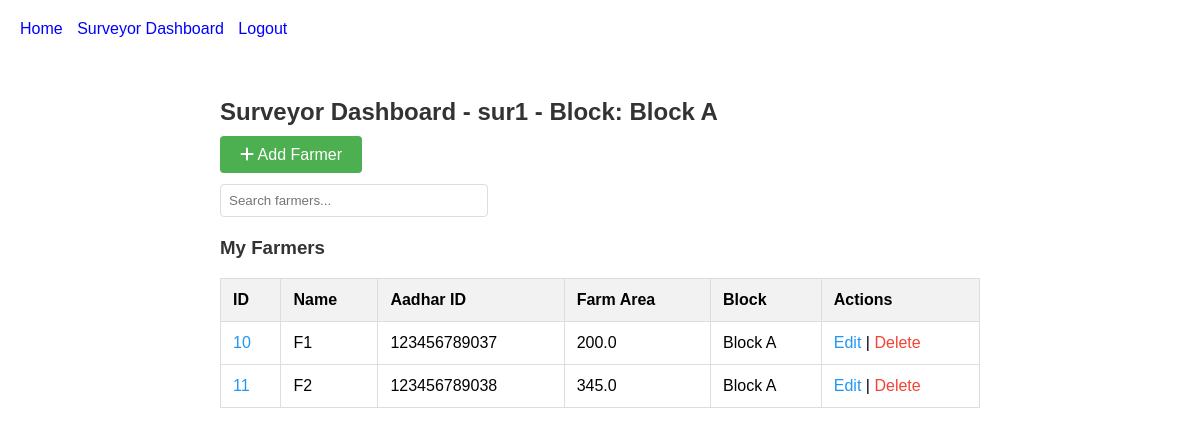
The app's page /surveyor/ (signed in), older data.
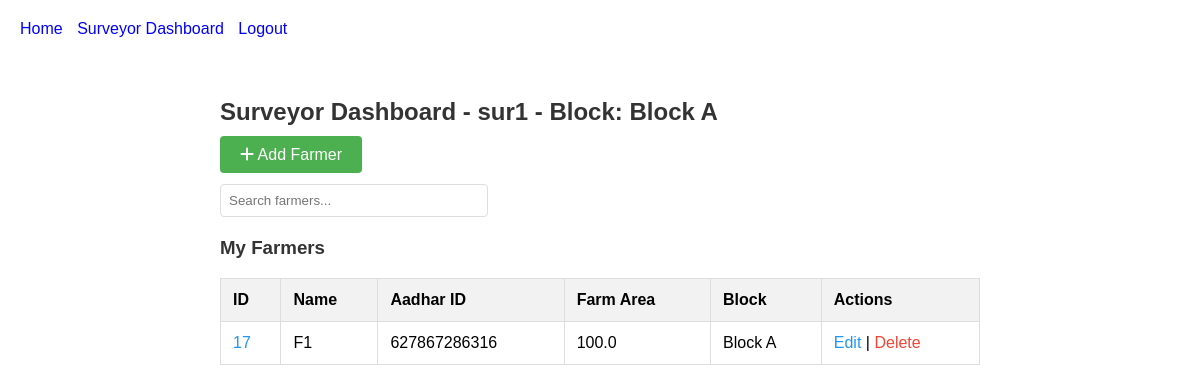
The same page, newer data.
### farmers/models.py (models this page shows, shortened)
class Block(models.Model):
    name = models.CharField(max_length=100, unique=True)
    class Meta:
        pass

class Farmer(models.Model):
    name = models.CharField(max_length=100)
    aadhar_id = models.CharField(
        max_length=12,
        unique=True,
        validators=[validate_aadhar_id],
        help_text="Enter a 12-digit numeric Aadhar ID."
    )
    block = models.ForeignKey('Block', on_delete=models.CASCADE, related_name='farmers')
    surveyor = models.ForeignKey(User, on_delete=models.CASCADE, related_name='farmers')
    farm_area = models.FloatField()
    created_at = models.DateTimeField()
    last_updated_at = models.DateTimeField(auto_now=True)
    created_by = models.ForeignKey(User, on_delete=models.SET_NULL, null=True, related_name='farmers_created')
    last_updated_by = models.ForeignKey(User, on_delete=models.SET_NULL, null=True, related_name='farmers_updated')
    image = models.ImageField(upload_to='farmer_images/', null=True, blank=True, default='farmer_images/default.jpg')
    aadhar_image = models.ImageField(upload_to='aadhar_images/', null=True, blank=True)
    class Meta:
        indexes = [models.Index(fields=['surveyor', 'block']), models.Index(fields=['created_by'])]

### farmers/views.py (the view, shortened to what this page needs)
# urls.py: path('surveyor/', views.surveyor_dashboard, name='surveyor_dashboard'),
def surveyor_dashboard(request):
    if not request.user.is_authenticated or not request.user.groups.filter(name='Surveyors').exists():
        return redirect('login')
    block = request.user.profile.block
    if not block:
        return render(request, 'farmers/surveyor_dashboard.html', {'error': 'No block assigned'})
    farmers = Farmer.objects.filter(surveyor=request.user).order_by('id')  # Add ordering
    query = request.GET.get('q', '')
    per_page = int(request.GET.get('per_page', 10))  # Default 10, adjustable
    paginator = Paginator(farmers, per_page)
    page_number = request.GET.get('page', 1)
    page_obj = paginator.get_page(page_number)
    farmer_data = [
        {'id': f.id, 'name': f.name, 'aadhar_id': f.aadhar_id, 'farm_area': f.farm_area, 'block': f.block.name}
        for f in page_obj
    ]
    return render(request, 'farmers/surveyor_dashboard.html', {
        'block_name': block.name,
        'surveyor_username': request.user.username,
        'farmers': farmer_data,
        'query': query,
        'page_obj': page_obj,
        'per_page': per_page
    })

### farmers/templates/farmers/surveyor_dashboard.html (shortened to what this page needs)
{% extends 'farmers/base.html' %}
{% load static %}
{% block content %}
    <link rel="stylesheet" href="https://cdnjs.cloudflare.com/ajax/libs/font-awesome/6.0.0-beta3/css/all.min.css">
    <div class="dashboard-container">
        <h2 style="color: #333;">Surveyor Dashboard - {{ surveyor_username }} - Block: {{ block_name }}</h2>
        {% if error %}
            <p style="color: red;">{{ error }}</p>
        {% else %}
            <div style="margin-bottom: 20px;">
                <a href="{% url 'farmer_create' %}" class="btn"><i class="fas fa-plus"></i> Add Farmer</a>
            </div>
            <div class="search-bar">
                <form method="get" id="search-form">
                    <input type="text" name="q" value="{{ query }}" placeholder="Search farmers..." id="search-input">
                </form>
            </div>
            <h3 style="color: #333;">My Farmers</h3>
            <table>
                <tr>
                    <th>ID</th>
                    <th>Name</th>
                    <th>Aadhar ID</th>
                    <th>Farm Area</th>
                    <th>Block</th>
                    <th>Actions</th>
                </tr>
                {% for farmer in farmers %}
                    <tr>
                        <td><a href="{% url 'farmer_profile' farmer.id %}" style="color: #2196F3; text-decoration: none;">{{ farmer.id }}</a></td>
                        <td>{{ farmer.name }}</td>
                        <td>{{ farmer.aadhar_id }}</td>
                        <td>{{ farmer.farm_area }}</td>
                        <td>{{ farmer.block }}</td>
                        <td>
                            <a href="{% url 'farmer_update' farmer.id %}" style="color: #2196F3; text-decoration: none;">Edit</a> |
                            <a href="{% url 'farmer_delete' farmer.id %}" onclick="return confirm('Are you sure you want to delete this farmer?')" style="color: #f44336; text-decoration: none;">Delete</a>
                        </td>
                    </tr>
                {% empty %}
                    <tr>
                        <td colspan="6" style="text-align: center;">No farmers found.</td>
                    </tr>
                {% endfor %}
            </table>
        {% endif %}
    </div>
{% endblock %}

### farmers/templates/farmers/base.html (shortened to what this page needs)
<!DOCTYPE html>
<html lang="en">
<head>
</head>
<body style="font-family: Arial, sans-serif; margin: 20px;">
    <nav style="margin-bottom: 20px;">
        <a href="{% url 'home' %}" style="margin-right: 10px; text-decoration: none; color: blue;">Home</a>
        {% if user.is_authenticated %}
            {% if user.is_superuser %}
                <a href="{% url 'admin_dashboard' %}" style="margin-right: 10px; text-decoration: none; color: blue;">Admin Dashboard</a>
            {% elif user.groups.all.0.name == 'Supervisors' %}
                <a href="{% url 'supervisor_dashboard' %}" style="margin-right: 10px; text-decoration: none; color: blue;">Supervisor Dashboard</a>
            {% elif user.groups.all.0.name == 'Surveyors' %}
                <a href="{% url 'surveyor_dashboard' %}" style="margin-right: 10px; text-decoration: none; color: blue;">Surveyor Dashboard</a>
            {% endif %}
            <a href="{% url 'logout' %}" style="margin-right: 10px; text-decoration: none; color: blue;">Logout</a>
        {% else %}
            <a href="{% url 'login' %}" style="margin-right: 10px; text-decoration: none; color: blue;">Login</a>
        {% endif %}
    </nav>
    <div style="max-width: 800px; margin: auto;">
        {% block content %}{% endblock %}
    </div>
</body>
</html>

### farmers/templates/farmers/surveyor_dashboard.html (style rules this page uses)
.dashboard-container { max-width: 1200px; margin: 0 auto; padding: 20px; }
.btn { padding: 10px 20px; background-color: #4CAF50; color: white; border: none; border-radius: 4px; cursor: pointer; text-decoration: none; }
.search-bar { margin-bottom: 20px; }
.search-bar input { padding: 8px; width: 250px; border: 1px solid #ddd; border-radius: 4px; }
table { width: 100%; border-collapse: collapse; }
th, td { padding: 12px; border: 1px solid #ddd; text-align: left; }
th { background-color: #f2f2f2; }

Row changes from the older to the newer data that the page shows:
removed Farmer: name "F1", aadhar_id "123456789037", farm_area "200.0"
removed Farmer: name "F2", aadhar_id "123456789038", farm_area "345.0"
added Farmer: name "F1", aadhar_id "627867286316", farm_area "100.0"
Text that changed along with them:
new list line: "17 Edit | Delete"
new list line: "Block A"
list line gone: "10 Edit | Delete"
list line gone: "Block A"
list line gone: "11 Edit | Delete"
